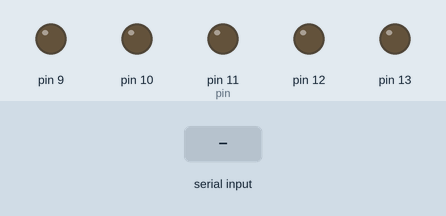
This sketch was run on a simulated Arduino Uno, built with avr-gcc and run on an emulated ATmega328P. On the bench: output pins drawn as LEDs (lit = HIGH). The inputs (shaded band) are chosen by the test bench. What the sketch prints to the serial monitor is not drawn.

Above: at 1.2 s.
1.3 s: "3" received over Serial
At 1.6 s:
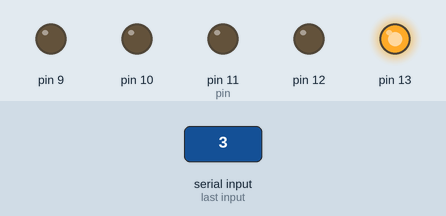
2.8 s: "2" received over Serial
At 4.0 s:
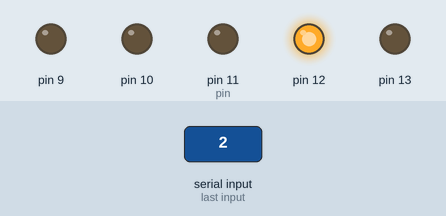
4.3 s: "1" received over Serial
At 5.1 s:
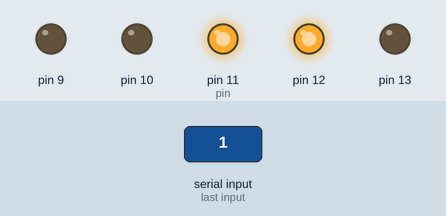
5.8 s: "0" received over Serial
At 6.3 s:
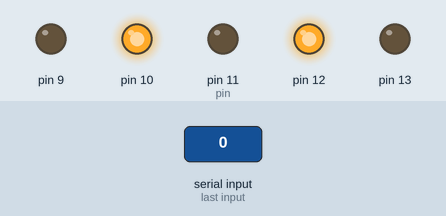
7.3 s: "9" received over Serial
At 8.6 s:
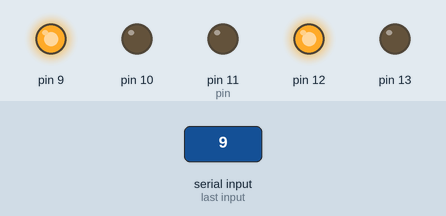
Timing chart, 0 to 9.8 s (numbered marks = the images above; inputs shaded):
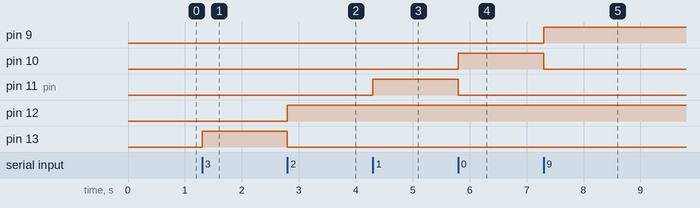

The sketch:

SERIAL_PORT.ino
```cpp
char serialData;
int pin=11;

void setup() {
  // put your setup code here, to run once:
  pinMode(13, OUTPUT);
  pinMode(12, OUTPUT);
  pinMode(11, OUTPUT);
  pinMode(10, OUTPUT);
  pinMode(9, OUTPUT);

  Serial.begin(9600);

}

void loop() {
  // put your main code here, to run repeatedly:

  if(Serial.available() > 0){
    serialData = Serial.read();
    Serial.print(serialData);


    digitalWrite(11, LOW);
    digitalWrite(10, LOW);
    digitalWrite(9, LOW);
    //set hour
    if(serialData == '3'){
      digitalWrite(13, HIGH);
      digitalWrite(12, LOW);
      Serial.write("3",1);
    }
    //set alarm
    else if(serialData == '2') {
      digitalWrite(12, HIGH);
      digitalWrite(13, LOW);
      Serial.write("2",1);
    }
    //select 7 segment
    else if(serialData == '1') {
      digitalWrite(11, HIGH);
      Serial.write("1",1);
    }
    //up clock
    else if(serialData == '0') {
      digitalWrite(10, HIGH);
      Serial.write("0",1);
    }
    //set clock
    else if(serialData == '9') {
      digitalWrite(9, HIGH);
      Serial.write("9",1);
    }

  }

}
```

Measured:
- after the input at 1.3 s, pin 13: LOW → HIGH at once
- after the input at 2.8 s, pin 12: LOW → HIGH at once; pin 13: HIGH → LOW at once
- after the input at 4.3 s, pin 11 (pin): LOW → HIGH at once
- after the input at 5.8 s, pin 10: LOW → HIGH at once; pin 11 (pin): HIGH → LOW at once
- after the input at 7.3 s, pin 9: LOW → HIGH at once; pin 10: HIGH → LOW at once
